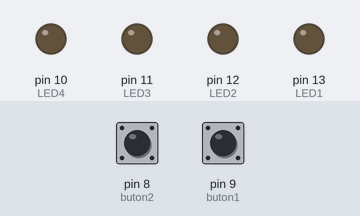
Simulated run of this sketch. Board: Arduino Uno, built with avr-gcc and run on an emulated ATmega328P. Parts: output pins drawn as LEDs (lit = HIGH). Dashed ring = blinking. Inputs (shaded band) come from the test bench; at power-on: pin 8 (buton2) HIGH, pin 9 (buton1) HIGH.

Above: at 1.2 s.
1.3 s: pin 8 (buton2) pulled LOW for 0.15 s
At 1.65 s:
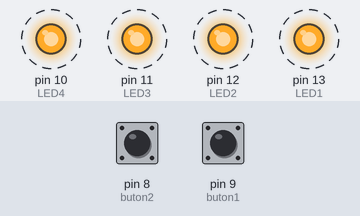
Timing chart, 0 to 4.3 s (numbered marks = the images above; inputs shaded):
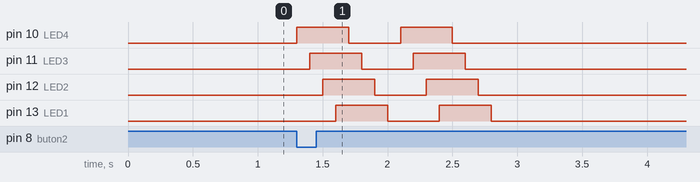

Measured:
- after the input at 1.3 s, pin 10 (LED4): alternates HIGH for 0.40 s and LOW for 0.40 s, 4 changes in all, then stays LOW, starting at once; pin 11 (LED3): alternates HIGH for 0.40 s and LOW for 0.40 s, 4 changes in all, then stays LOW, starting after 0.10 s

The sketch:

kod__al_nt_.ino
```cpp
#define LED1 13

#define LED2 12

#define LED3 11

#define LED4 10

#define buton1 9

#define buton2 8
int i=0 ;

void setup() {

  pinMode(LED1,OUTPUT);

  pinMode(LED2,OUTPUT);

  pinMode(LED3,OUTPUT);

  pinMode(LED4,OUTPUT);

  pinMode(buton1,INPUT_PULLUP);

  pinMode(buton2,INPUT_PULLUP);


}

int t=100;

void loop() {


  while(digitalRead(buton1)==0)
  for(i;i<2;i++)

  {

    digitalWrite(LED1,1);

    delay(t);

    digitalWrite(LED2,1);

    delay(t);

    digitalWrite(LED3,1);

    delay(t);

    digitalWrite(LED4,1);

    delay(t);

    digitalWrite(LED1,0);

    delay(t);

    digitalWrite(LED2,0);

    delay(t);

    digitalWrite(LED3,0);

    delay(t);

    digitalWrite(LED4,0);

    delay(t);

  }


    while(digitalRead(buton2)==0)
    for(i;i<2;i++)

  {

    digitalWrite(LED4,1);

    delay(t);

    digitalWrite(LED3,1);

    delay(t);

    digitalWrite(LED2,1);

    delay(t);

    digitalWrite(LED1,1);

    delay(t);

    digitalWrite(LED4,0);

    delay(t);

    digitalWrite(LED3,0);

    delay(t);

    digitalWrite(LED2,0);

    delay(t);

    digitalWrite(LED1,0);

    delay(t);

  }


}
```
